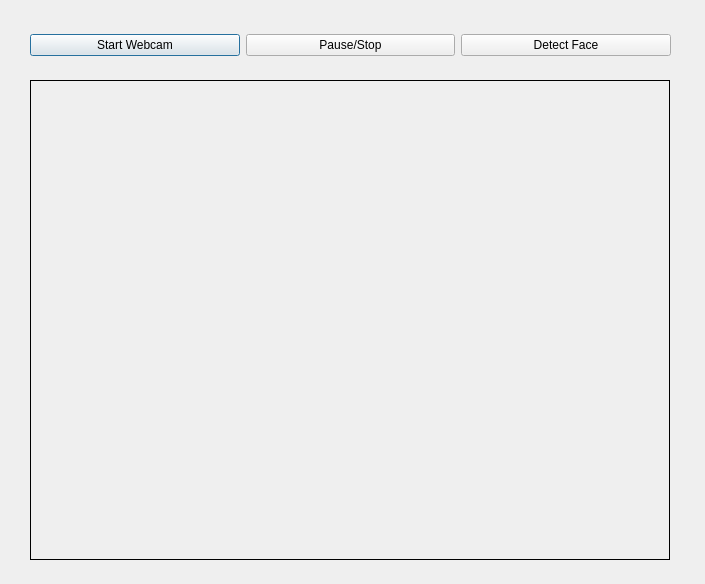
<?xml version="1.0" encoding="UTF-8"?>
<ui version="4.0">
 <class>Dialog</class>
 <widget class="QDialog" name="Dialog">
  <property name="geometry">
   <rect>
    <x>0</x>
    <y>0</y>
    <width>705</width>
    <height>584</height>
   </rect>
  </property>
  <property name="windowTitle">
   <string>Dialog</string>
  </property>
  <widget class="QLabel" name="imgLabel">
   <property name="geometry">
    <rect>
     <x>30</x>
     <y>80</y>
     <width>640</width>
     <height>480</height>
    </rect>
   </property>
   <property name="frameShape">
    <enum>QFrame::Box</enum>
   </property>
   <property name="text">
    <string/>
   </property>
  </widget>
  <widget class="QWidget" name="layoutWidget">
   <property name="geometry">
    <rect>
     <x>30</x>
     <y>30</y>
     <width>641</width>
     <height>31</height>
    </rect>
   </property>
   <layout class="QHBoxLayout" name="horizontalLayout">
    <item>
     <widget class="QPushButton" name="startButton">
      <property name="text">
       <string>Start Webcam</string>
      </property>
     </widget>
    </item>
    <item>
     <widget class="QPushButton" name="stopButton">
      <property name="text">
       <string>Pause/Stop</string>
      </property>
     </widget>
    </item>
    <item>
     <widget class="QPushButton" name="detectButton">
      <property name="text">
       <string>Detect Face</string>
      </property>
     </widget>
    </item>
   </layout>
  </widget>
 </widget>
 <resources/>
 <connections/>
</ui>
